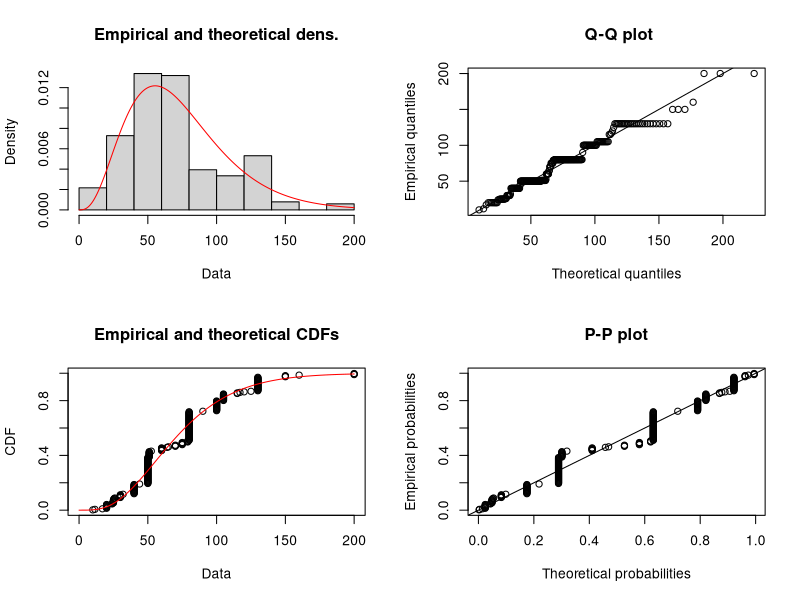
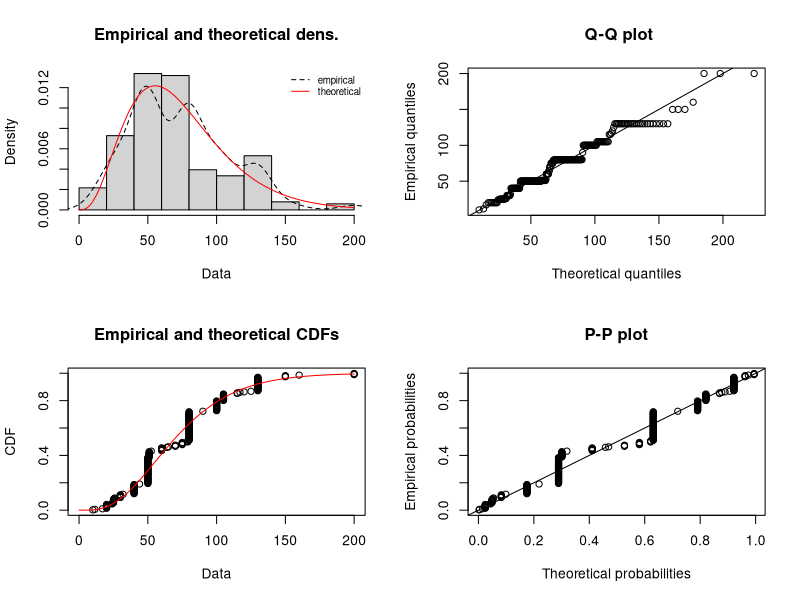
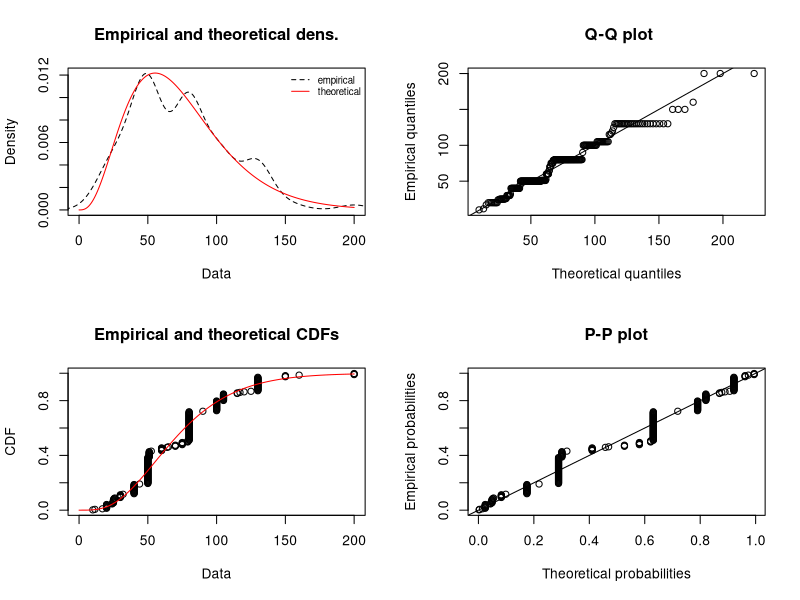
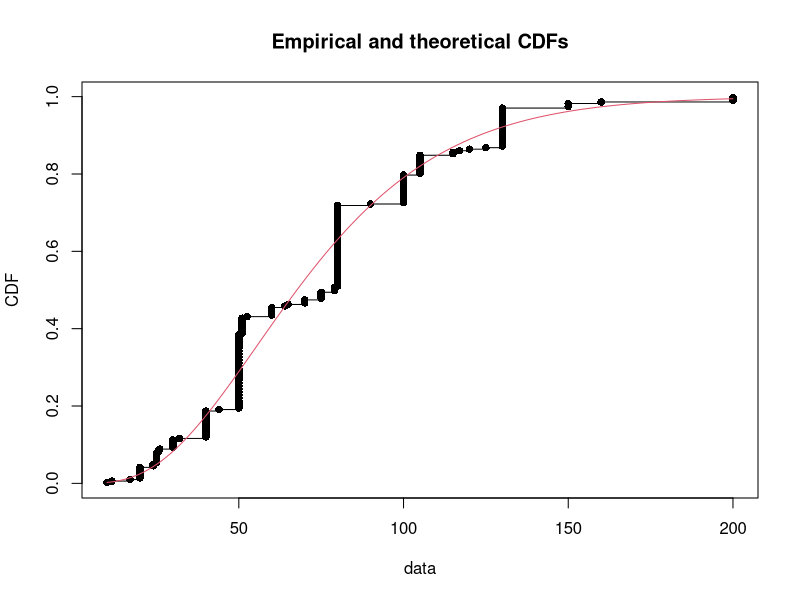
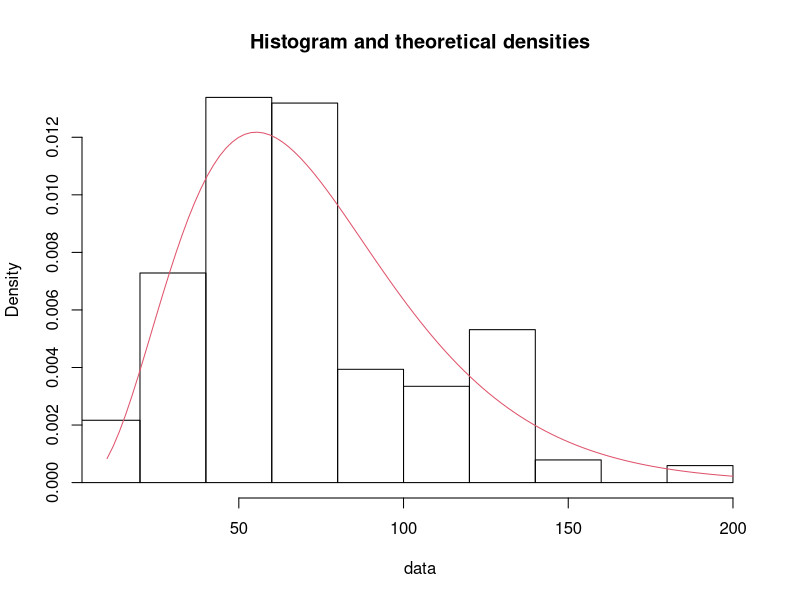
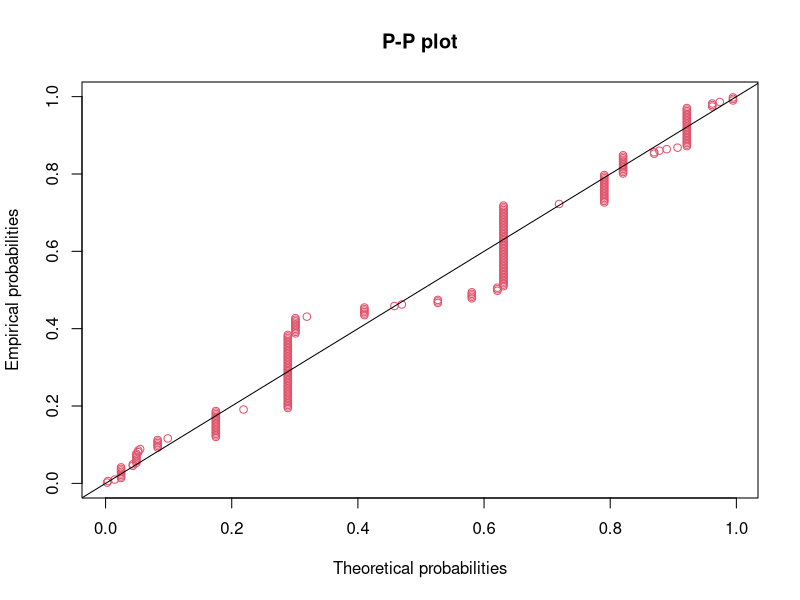
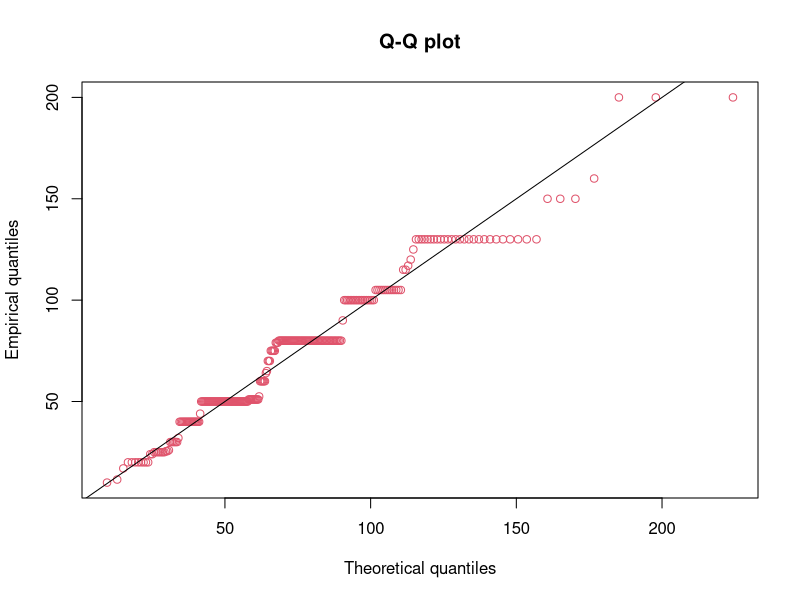
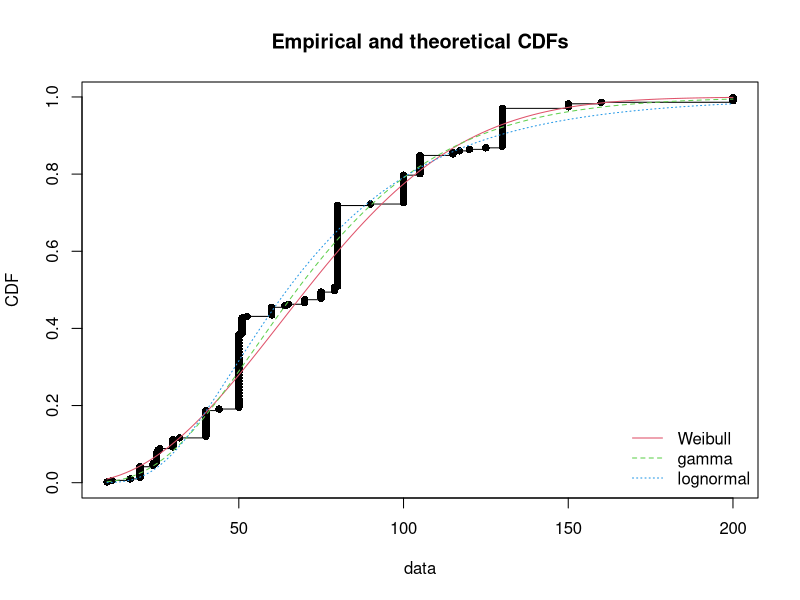

Recreate these plots in R, in order. (Note: this script raises an error after producing the figures.)
library(fitdistrplus)


### Name: fitdist
### Title: Fit of univariate distributions to non-censored data
### Aliases: fitdist plot.fitdist print.fitdist summary.fitdist
###   logLik.fitdist vcov.fitdist coef.fitdist
### Keywords: distribution

### ** Examples


# (1) fit of a gamma distribution by maximum likelihood estimation
#

data(groundbeef)
serving <- groundbeef$serving
fitg <- fitdist(serving, "gamma")
summary(fitg)
plot(fitg)
plot(fitg, demp = TRUE)
plot(fitg, histo = FALSE, demp = TRUE)
cdfcomp(fitg, addlegend=FALSE)
denscomp(fitg, addlegend=FALSE)
ppcomp(fitg, addlegend=FALSE)
qqcomp(fitg, addlegend=FALSE)


# (2) use the moment matching estimation (using a closed formula)
#

fitgmme <- fitdist(serving, "gamma", method="mme")
summary(fitgmme)

# (3) Comparison of various fits 
#

fitW <- fitdist(serving, "weibull")
fitg <- fitdist(serving, "gamma")
fitln <- fitdist(serving, "lnorm")
summary(fitW)
summary(fitg)
summary(fitln)
cdfcomp(list(fitW, fitg, fitln), legendtext=c("Weibull", "gamma", "lognormal"))
denscomp(list(fitW, fitg, fitln), legendtext=c("Weibull", "gamma", "lognormal"))
qqcomp(list(fitW, fitg, fitln), legendtext=c("Weibull", "gamma", "lognormal"))
ppcomp(list(fitW, fitg, fitln), legendtext=c("Weibull", "gamma", "lognormal"))
gofstat(list(fitW, fitg, fitln), fitnames=c("Weibull", "gamma", "lognormal"))

# (4) defining your own distribution functions, here for the Gumbel distribution
# for other distributions, see the CRAN task view 
# dedicated to probability distributions
#

dgumbel <- function(x, a, b) 1/b*exp((a-x)/b)*exp(-exp((a-x)/b))
pgumbel <- function(q, a, b) exp(-exp((a-q)/b))
qgumbel <- function(p, a, b) a-b*log(-log(p))

fitgumbel <- fitdist(serving, "gumbel", start=list(a=10, b=10))
summary(fitgumbel)
plot(fitgumbel)

# (5) fit discrete distributions (Poisson and negative binomial)
#

data(toxocara)
number <- toxocara$number
fitp <- fitdist(number,"pois")
summary(fitp)
plot(fitp)
fitnb <- fitdist(number,"nbinom")
summary(fitnb)
plot(fitnb)

cdfcomp(list(fitp,fitnb))
gofstat(list(fitp,fitnb))

# (6) how to change the optimisation method?
#

data(groundbeef)
serving <- groundbeef$serving
fitdist(serving, "gamma", optim.method="Nelder-Mead")
fitdist(serving, "gamma", optim.method="BFGS") 
fitdist(serving, "gamma", optim.method="SANN")

# (7) custom optimization function
#
## Not run: 
##D #create the sample
##D set.seed(1234)
##D mysample <- rexp(100, 5)
##D mystart <- list(rate=8)
##D 
##D res1 <- fitdist(mysample, dexp, start= mystart, optim.method="Nelder-Mead")
##D 
##D #show the result
##D summary(res1)
##D 
##D #the warning tell us to use optimise, because the Nelder-Mead is not adequate.
##D 
##D #to meet the standard 'fn' argument and specific name arguments, we wrap optimize, 
##D myoptimize <- function(fn, par, ...) 
##D {
##D     res <- optimize(f=fn, ..., maximum=FALSE)  
##D     #assume the optimization function minimize
##D     
##D     standardres <- c(res, convergence=0, value=res$objective, 
##D         par=res$minimum, hessian=NA)
##D     
##D     return(standardres)
##D }
##D 
##D #call fitdist with a 'custom' optimization function
##D res2 <- fitdist(mysample, "exp", start=mystart, custom.optim=myoptimize, 
##D     interval=c(0, 100))
##D 
##D #show the result
##D summary(res2)
## End(Not run)


# (8) custom optimization function - another example with the genetic algorithm
#
## Not run: 
##D     #set a sample
##D     fit1 <- fitdist(serving, "gamma")
##D     summary(fit1)
##D 
##D     #wrap genoud function rgenoud package
##D     mygenoud <- function(fn, par, ...) 
##D     {
##D         require(rgenoud)
##D         res <- genoud(fn, starting.values=par, ...)        
##D         standardres <- c(res, convergence=0)
##D             
##D         return(standardres)
##D     }
##D 
##D     #call fitdist with a 'custom' optimization function
##D     fit2 <- fitdist(serving, "gamma", custom.optim=mygenoud, nvars=2,    
##D         Domains=cbind(c(0, 0), c(10, 10)), boundary.enforcement=1, 
##D         print.level=1, hessian=TRUE)
##D 
##D     summary(fit2)
## End(Not run)

# (9) estimation of the standard deviation of a gamma distribution 
# by maximum likelihood with the shape fixed at 4 using the argument fix.arg
#

data(groundbeef)
serving <- groundbeef$serving
f1c  <- fitdist(serving,"gamma",start=list(rate=0.1),fix.arg=list(shape=4))
summary(f1c)
plot(f1c)

# (10) fit of a Weibull distribution to serving size data 
# by maximum likelihood estimation
# or by quantile matching estimation (in this example 
# matching first and third quartiles)
#

data(groundbeef)
serving <- groundbeef$serving
fWmle <- fitdist(serving, "weibull")
summary(fWmle)
plot(fWmle)
gofstat(fWmle)

fWqme <- fitdist(serving, "weibull", method="qme", probs=c(0.25, 0.75))
summary(fWqme)
plot(fWqme)
gofstat(fWqme)


# (11) Fit of a Pareto distribution by numerical moment matching estimation
#

## Not run: 
##D     require(actuar)
##D     #simulate a sample
##D     x4 <- rpareto(1000, 6, 2)
##D 
##D     #empirical raw moment
##D     memp <- function(x, order) mean(x^order)
##D 
##D     #fit
##D     fP <- fitdist(x4, "pareto", method="mme", order=c(1, 2), memp="memp", 
##D       start=list(shape=10, scale=10), lower=1, upper=Inf)
##D     summary(fP)
##D     plot(fP)
##D 
## End(Not run)

# (12) Fit of a Weibull distribution to serving size data by maximum 
# goodness-of-fit estimation using all the distances available
# 
## Not run: 
##D data(groundbeef)
##D serving <- groundbeef$serving
##D (f1 <- fitdist(serving, "weibull", method="mge", gof="CvM"))
##D (f2 <- fitdist(serving, "weibull", method="mge", gof="KS"))
##D (f3 <- fitdist(serving, "weibull", method="mge", gof="AD"))
##D (f4 <- fitdist(serving, "weibull", method="mge", gof="ADR"))
##D (f5 <- fitdist(serving, "weibull", method="mge", gof="ADL"))
##D (f6 <- fitdist(serving, "weibull", method="mge", gof="AD2R"))
##D (f7 <- fitdist(serving, "weibull", method="mge", gof="AD2L"))
##D (f8 <- fitdist(serving, "weibull", method="mge", gof="AD2"))
##D cdfcomp(list(f1, f2, f3, f4, f5, f6, f7, f8))
##D cdfcomp(list(f1, f2, f3, f4, f5, f6, f7, f8), 
##D   xlogscale=TRUE, xlim=c(8, 250), verticals=TRUE)
##D denscomp(list(f1, f2, f3, f4, f5, f6, f7, f8))
## End(Not run)

# (13) Fit of a uniform distribution using maximum likelihood 
# (a closed formula is used in this special case where the loglikelihood is not defined),
# or maximum goodness-of-fit with Cramer-von Mises or Kolmogorov-Smirnov distance
# 

set.seed(1234)
u <- runif(50, min=5, max=10)

fumle <- fitdist(u, "unif", method="mle")
summary(fumle)
plot(fumle)
gofstat(fumle)

fuCvM <- fitdist(u, "unif", method="mge", gof="CvM")
summary(fuCvM)
plot(fuCvM)
gofstat(fuCvM)

fuKS <- fitdist(u, "unif", method="mge", gof="KS")
summary(fuKS)
plot(fuKS)
gofstat(fuKS)

# (14) scaling problem
# the simulated dataset (below) has particularly small values, hence without scaling (10^0),
# the optimization raises an error. The for loop shows how scaling by 10^i
# for i=1,...,6 makes the fitting procedure work correctly.

set.seed(1234)
x2 <- rnorm(100, 1e-4, 2e-4)

for(i in 0:6)
        cat(i, try(fitdist(x2*10^i, "cauchy", method="mle")$estimate, silent=TRUE), "\n")

# (15) Fit of a normal distribution on acute toxicity values of endosulfan in log10 for
# nonarthropod invertebrates, using maximum likelihood estimation
# to estimate what is called a species sensitivity distribution 
# (SSD) in ecotoxicology, followed by estimation of the 5 percent quantile value of 
# the fitted distribution (which is called the 5 percent hazardous concentration, HC5,
# in ecotoxicology) and estimation of other quantiles.
#
data(endosulfan)
ATV <- subset(endosulfan, group == "NonArthroInvert")$ATV
log10ATV <- log10(subset(endosulfan, group == "NonArthroInvert")$ATV)
fln <- fitdist(log10ATV, "norm")

quantile(fln, probs = 0.05)
quantile(fln, probs = c(0.05, 0.1, 0.2))


# (16) Fit of a triangular distribution using Cramer-von Mises or
# Kolmogorov-Smirnov distance
# 

## Not run: 
##D set.seed(1234)
##D require(mc2d)
##D t <- rtriang(100, min=5, mode=6, max=10)
##D fCvM <- fitdist(t, "triang", method="mge", start = list(min=4, mode=6,max=9), gof="CvM")
##D fKS <- fitdist(t, "triang", method="mge", start = list(min=4, mode=6,max=9), gof="KS")
##D cdfcomp(list(fCvM,fKS))
## End(Not run)

# (17) fit a non classical discrete distribution (the zero inflated Poisson distribution)
#
## Not run: 
##D require(gamlss.dist)
##D set.seed(1234)
##D x <- rZIP(n = 30, mu = 5, sigma = 0.2)
##D plotdist(x, discrete = TRUE)
##D fitzip <- fitdist(x, "ZIP", start =  list(mu = 4, sigma = 0.15), discrete = TRUE, 
##D   optim.method = "L-BFGS-B", lower = c(0, 0), upper = c(Inf, 1))
##D summary(fitzip)
##D plot(fitzip)
##D fitp <- fitdist(x, "pois")
##D cdfcomp(list(fitzip, fitp))
##D gofstat(list(fitzip, fitp))
## End(Not run)



# (18) examples with distributions in actuar (predefined starting values)
#
## Not run: 
##D require(actuar)
##D x <- c(2.3,0.1,2.7,2.2,0.4,2.6,0.2,1.,7.3,3.2,0.8,1.2,33.7,14.,
##D        21.4,7.7,1.,1.9,0.7,12.6,3.2,7.3,4.9,4000.,2.5,6.7,3.,63.,
##D        6.,1.6,10.1,1.2,1.5,1.2,30.,3.2,3.5,1.2,0.2,1.9,0.7,17.,
##D        2.8,4.8,1.3,3.7,0.2,1.8,2.6,5.9,2.6,6.3,1.4,0.8)
##D #log logistic
##D ft_llogis <- fitdist(x,'llogis')
##D 
##D x <- c(0.3837053, 0.8576858, 0.3552237, 0.6226119, 0.4783756, 0.3139799, 0.4051403, 
##D        0.4537631, 0.4711057, 0.5647414, 0.6479617, 0.7134207, 0.5259464, 0.5949068, 
##D        0.3509200, 0.3783077, 0.5226465, 1.0241043, 0.4384580, 1.3341520)
##D #inverse weibull
##D ft_iw <- fitdist(x,'invweibull')
## End(Not run)
